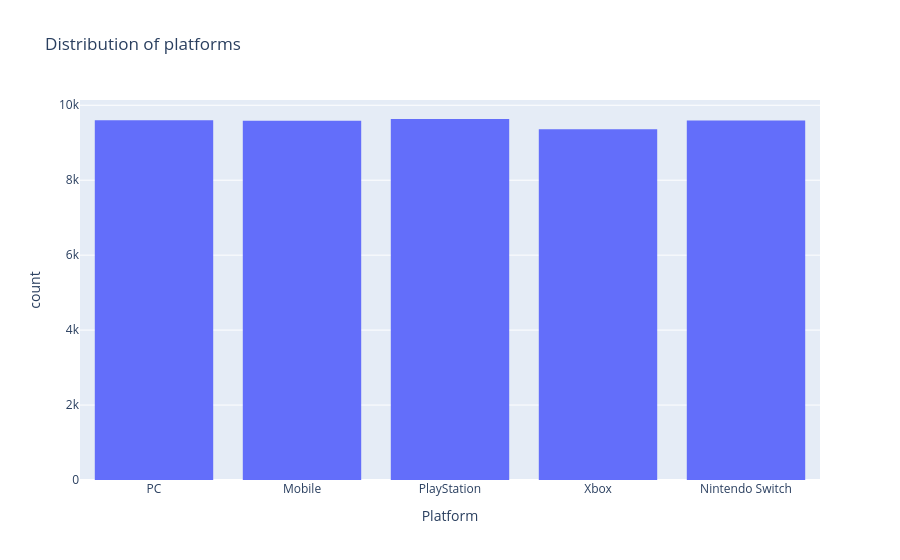

Notebook source saved alongside this figure:
### Code cell
fig = px.histogram(
    dataset,
    x="Platform",
    nbins=20,
    title="Distribution of platforms"
)

fig.show()

### Figure 1 — Plotly figure (JSON) as saved in the notebook; plotly's stock layout.template omitted (floating-point values rounded to 4 significant figures; data arrays with more than 128 entries replaced by an {"elided": "..."} marker saying what was removed)
{"data": [{"bingroup": "x", "hovertemplate": "Platform=%{x}<br>count=%{y}<extra></extra>", "legendgroup": "", "marker": {"color": "#636efa", "pattern": {"shape": ""}}, "name": "", "nbinsx": 20, "orientation": "v", "showlegend": false, "type": "histogram", "x": {"elided": "47774 str values"}, "xaxis": "x", "yaxis": "y"}], "layout": {"barmode": "relative", "legend": {"tracegroupgap": 0}, "title": {"text": "Distribution of platforms"}, "xaxis": {"anchor": "y", "domain": [0, 1], "title": {"text": "Platform"}}, "yaxis": {"anchor": "x", "domain": [0, 1], "title": {"text": "count"}}}}
